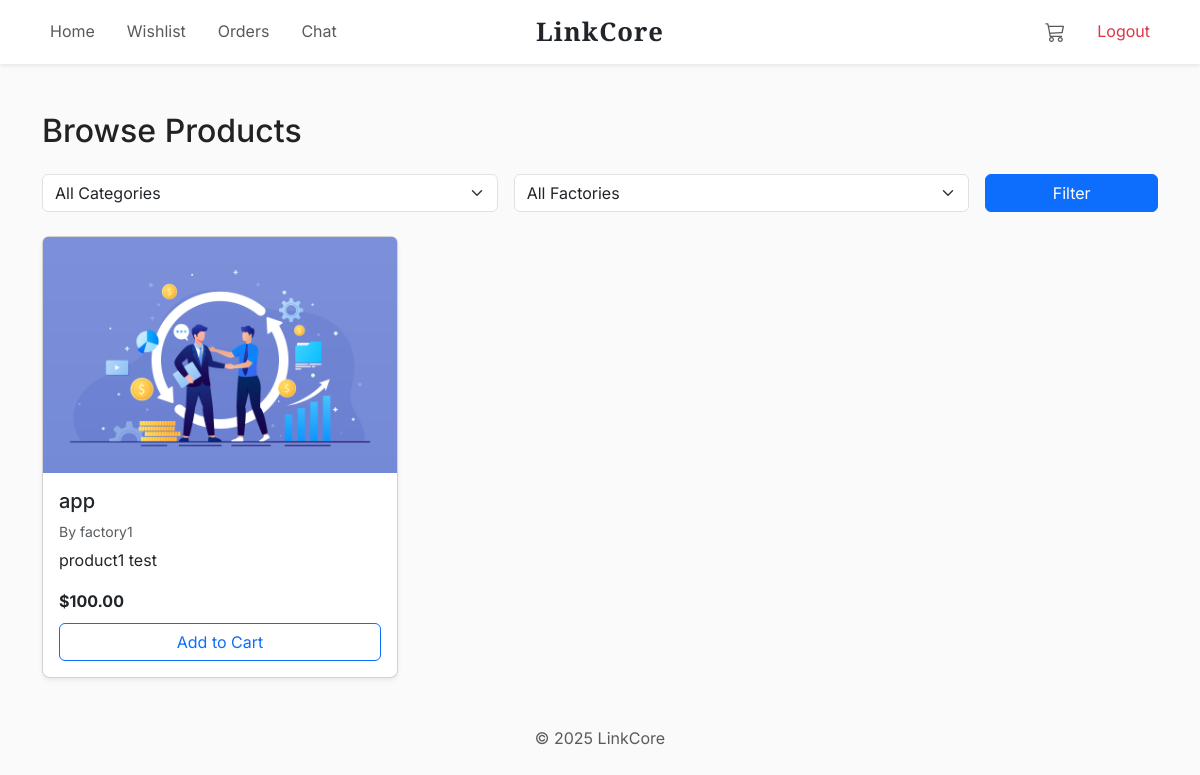
/shop (signed in), run on the app's committed database.
### models.py (models this page shows)
class Product(db.Model):
    __tablename__ = 'products'
    id = db.Column(db.Integer, primary_key=True)
    factory_id = db.Column(db.Integer, db.ForeignKey('factories.id'), nullable=False)
    name = db.Column(db.String(120), nullable=False)
    description = db.Column(db.Text)
    image_url = db.Column(db.String(255))
    quantity = db.Column(db.Integer, default=0)
    price = db.Column(db.Float, nullable=False)
    created_at = db.Column(db.DateTime, default=datetime.utcnow)
    ratings = db.relationship('Rating', backref='product', cascade="all, delete-orphan")
    comments = db.relationship('Comment', backref='product', cascade="all, delete-orphan")
    wishlist_items = db.relationship('Wishlist', backref='product', cascade="all, delete-orphan")
    cart_items = db.relationship('CartItem', backref='product', cascade="all, delete-orphan")

class Factory(db.Model):
    __tablename__ = 'factories'
    id = db.Column(db.Integer, primary_key=True)
    user_id = db.Column(db.Integer, db.ForeignKey('users.id'), nullable=False, unique=True)
    name = db.Column(db.String(100), nullable=False)
    location = db.Column(db.String(100), nullable=False)
    category_id = db.Column(db.Integer, db.ForeignKey('categories.id'), nullable=False)
    description = db.Column(db.Text)
    contact_info = db.Column(db.String(200))
    user = db.relationship('User', backref='factory_account', foreign_keys=[user_id])
    orders = db.relationship('Order', backref='factory', foreign_keys='Order.factory_id')
    products = db.relationship('Product', backref='factory', cascade="all, delete-orphan")

### routes/shop_routes.py (the view)
@shop_bp.route('/shop')
def browse():
    ok, user = seller_required()
    if not ok:
        return user
    selected_category = request.args.get('category', type=int)
    selected_factory = request.args.get('factory', type=int)
    categories = Category.query.all()
    factories = []
    query = Product.query
    if selected_category:
        factories = Factory.query.filter_by(category_id=selected_category).all()
        query = query.join(Factory).filter(Factory.category_id == selected_category)
    if selected_factory:
        factories = Factory.query.filter_by(id=selected_factory).all()
        query = query.filter(Product.factory_id == selected_factory)
    products = query.all()
    cart = Cart.query.filter_by(user_id=user.id).first()
    cart_quantity = sum(item.quantity for item in cart.items) if cart and hasattr(cart, 'items') and cart.items is not None else 0
    now = datetime.utcnow
    logger.debug(f"Rendering browse with now: {now}, cart_quantity: {cart_quantity}")
    return render_template(
        'shop/browse.html',
        user=user,
        categories=categories,
        factories=factories,
        products=products,
        selected_category=selected_category,
        selected_factory=selected_factory,
        now=now,
        cart_quantity=cart_quantity
    )

### routes/shop_routes.py (called while the page is built)
def seller_required():
    logger.debug("Entering seller_required")
    if 'user_id' not in session:
        flash('Please log in first.', 'error')
        logger.debug("No user_id in session")
        return False, redirect(url_for('auth.index'))
    user = User.query.get(session['user_id'])
    if not user or user.role != 'seller':
        flash('Unauthorized access.', 'error')
        logger.debug(f"Invalid user or role: {user.id if user else None}")
        return False, redirect(url_for('auth.index'))
    logger.debug(f"seller_required passed for user {user.id}, {user.name}")
    return True, user

### templates/shop/browse.html (shortened to what this page needs)
{% extends 'customer_base.html' %}
{% block content %}
<h2 class="mb-4">Browse Products</h2>
<form method="get" class="row g-3 mb-4">
    <div class="col-md-5">
        <select name="category" class="form-select" aria-label="Filter by category">
            <option value="">All Categories</option>
        </select>
    </div>
    <div class="col-md-5">
        <select name="factory" class="form-select" aria-label="Filter by factory">
            <option value="">All Factories</option>
        </select>
    </div>
    <div class="col-md-2 d-grid">
        <button type="submit" class="btn btn-primary">Filter</button>
    </div>
</form>
{% if products %}
<div class="row row-cols-1 row-cols-md-3 g-4">
    {% for product in products %}
    <div class="col">
        <div class="card product-card h-100 shadow-sm rounded-3">
            <a href="{{ url_for('shop.product_details', product_id=product.id) }}">
                <img src="{{ url_for('static', filename=product.image_url) if product.image_url else 'https://via.placeholder.com/300' }}"
                     class="card-img-top" alt="{{ product.name }}">
            </a>
            <div class="card-body d-flex flex-column">
                <a href="{{ url_for('shop.product_details', product_id=product.id) }}" class="text-decoration-none text-dark">
                    <h5 class="card-title">{{ product.name }}</h5>
                </a>
                <p class="text-muted small mb-1">By {{ product.factory.name }}</p>
                <p class="card-text text-truncate" title="{{ product.description }}">{{ product.description }}</p>
                <p class="fw-bold mb-2">${{ '%.2f'|format(product.price) }}</p>
                <form method="post" action="{{ url_for('shop.add_to_cart', product_id=product.id) }}" class="mt-auto">
                    <button type="submit" class="btn btn-outline-primary w-100">Add to Cart</button>
                </form>
            </div>
        </div>
    </div>
    {% endfor %}
</div>
{% else %}
<p class="text-muted text-center mt-5 fs-5">No products found.</p>
{% endif %}
{% endblock %}

### templates/customer_base.html (style rules this page uses)
body, .seller-page { font-family: 'Inter', sans-serif; font-size: 16px; line-height: 1.6; color: #222; background-color: #fafafa; }

### data on the page
Product: image_url (picture), name "app", factory.name "factory1", description "product1 test", price "100.00"
